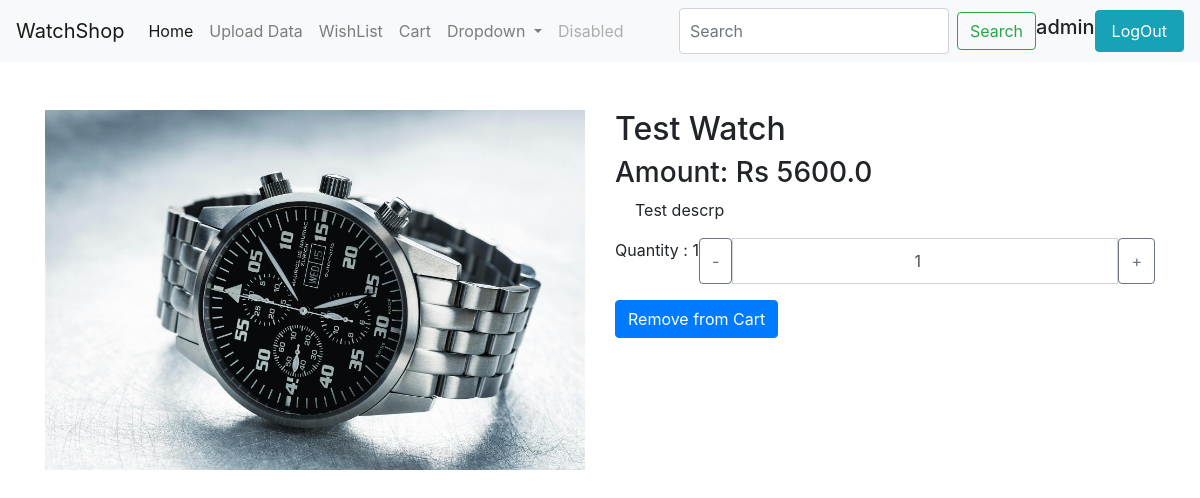
The app's page /cart (signed in) with its own data.
### HomePage/models.py (models this page shows, shortened)
class CartItem(models.Model):
    user = models.ForeignKey(Cart, on_delete=models.CASCADE, null=True, blank=True )
    product= models.ForeignKey(WatchesUploads, on_delete=models.CASCADE)
    cart_count = models.IntegerField(default=1)

class WatchesUploads(models.Model):
    name = models.CharField(max_length=100)
    description = models.TextField()
    price = models.FloatField()
    count = models.IntegerField(default=1)
    image = models.ImageField(upload_to="watch_images/")
    created = models.DateTimeField(auto_now_add=True)
    updated = models.DateTimeField(auto_now=True)

### HomePage/views.py (the view)
# urls.py: path('cart', views.show_cart, name='show_cart'),
@login_required(login_url="/login")
def show_cart(request):
    user_cart, created = Cart.objects.get_or_create(user=request.user)
    cart_objects = user_cart.cartitem_set.all()
    return render(request, 'cart.html', {'user_products': cart_objects})

### templates/cart.html (shortened to what this page needs)
{% extends 'main.html' %}
{%block body_block %}  {% for item in user_products %}
<div class="container mt-5">
    <div class="row">
        <div class="col-md-6">
            <img class="product-img"  src="{{item.product.image.url}}" alt="Not Available">
        </div>
        <div class="col-md-6">
            <h2>{{item.product.name}}</h2>
            <h3>Amount: Rs {{item.product.price}}</h3>
            <p class="product_description">{{item.product.description}}</p>
            <div class="input-group mb-3">
                <p>Quantity : {{item.product.count}}</p>
                <button class="btn btn-outline-secondary" id="decrementbtn">-</button>
                <input type="number"  class="form-control text-center" value="{{item.cart_count}}" min="1" id="inputbtn">
                <button class="btn btn-outline-secondary" id="incrementbtn">+</button>
            </div>
            <a href="{% url 'removecart' id=item.id %}" class='btn btn-primary'> Remove from Cart</a>
        </div>
    </div>
</div>
{% endfor %} {% endblock %}

### templates/main.html (shortened to what this page needs)
<!DOCTYPE html>
<html lang="en">
<head>
    <link rel="stylesheet" href="https://cdn.jsdelivr.net/npm/bootstrap@4.0.0/dist/css/bootstrap.min.css">
</head>
<body>
  <nav class="navbar navbar-expand-lg navbar-light bg-light">
    <a class="navbar-brand" href="#">WatchShop</a>
    <div class="collapse navbar-collapse" id="navbarSupportedContent">
      <ul class="navbar-nav mr-auto">
        <li class="nav-item active">
          <a class="nav-link" href="{% url 'home' %}">Home <span class="sr-only">(current)</span></a>
        </li>
        <li class="nav-item">
          <a class="nav-link" href="{% url 'upload_images' %}">Upload Data</a>
        </li>
        <li class="nav-item">
          <a class="nav-link" href="{% url 'show_wishlist' %}">WishList</a>
        </li>
        <li class="nav-item">
          <a class="nav-link" href="{% url 'show_cart' %}">Cart</a>
        </li>
        <li class="nav-item dropdown">
          <a class="nav-link dropdown-toggle" href="#" id="navbarDropdown" role="button" data-toggle="dropdown" aria-haspopup="true" aria-expanded="false">
            Dropdown
          </a>
        </li>
        <li class="nav-item">
          <a class="nav-link disabled" href="#">Disabled</a>
        </li>
      </ul>
      <form class="form-inline my-6 my-lg-0">
        <input class="form-control mr-sm-2" type="search" placeholder="Search" aria-label="Search">
        <button class="btn btn-outline-success my-2 my-sm-0" type="submit">Search</button>
      </form>
      {% if user.is_authenticated %}
      <h5>{{user.username}}</h5>
      <a class="nav-link btn btn-info"  href="{% url 'logout' %}">LogOut</a>
      {% else %}
      <a class="nav-link btn btn-info"  href="{% url 'login' %}">LogIn</a>
      {% endif %}
    </div>
  </nav>
  {%block body_block %}   {% endblock %}
</body>
</html>

### templates/main.html (style rules this page uses)
.form-control { position: relative; font-size: 16px; height: auto; padding: 10px; }
.product-img { max-width: 100%; height: 10; }
.product_description { padding-left: 20px; }

### records on screen
CartItem: product.image (picture), product.name "Test Watch", product.price "5600.0", product.description "Test descrp", product.count "1", cart_count "1"

### other values on screen
{{ user.username }} "admin"
